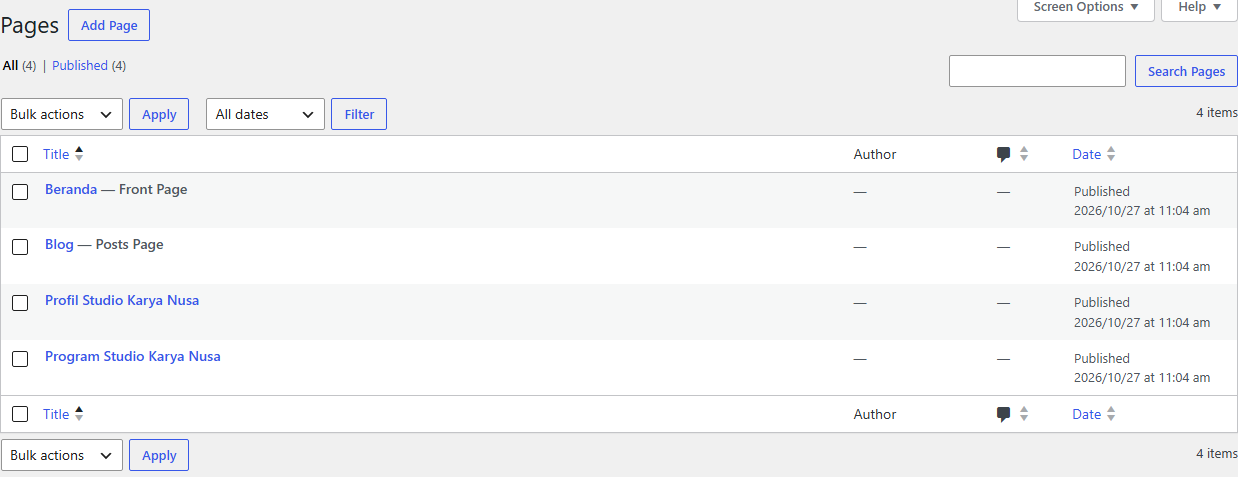
#> input picture docs/screenshots/pages-list.png, 1238 x 477 px, found by its file name
$ python make_report_images.py
#> lines starting #> are read from the running program, lines starting #| are printed output that depends on the picture
from PIL import Image, ImageDraw, ImageFont, ImageOps
import os

SRC = r'C:\Kuliah\AndepWordPress\runtime\shots'
OUT = r'C:\Kuliah\AndepWordPress\bukti\report'
os.makedirs(OUT, exist_ok=True)

GREEN = '#123b32'
DEEP = '#0c2a24'
CREAM = '#f7f1e6'
TERRA = '#d97757'
MUSTARD = '#e3b23c'
MUTED = '#5e6a63'
LINE = '#d9d0c2'
WHITE = '#ffffff'

SANS = r'C:\Windows\Fonts\segoeui.ttf'
SANS_B = r'C:\Windows\Fonts\segoeuib.ttf'
SANS_SB = r'C:\Windows\Fonts\seguisb.ttf'
SERIF_B = r'C:\Windows\Fonts\georgiab.ttf'

W, H = 2100, 700

def font(path, size):
    return ImageFont.truetype(path, size)

def load(name):
    return Image.open(os.path.join(SRC, name)).convert('RGB')

def fit(img, w, h):
    im = ImageOps.contain(img, (w, h), Image.LANCZOS)
    canvas = Image.new('RGB', (w, h), WHITE)
    canvas.paste(im, ((w - im.width) // 2, (h - im.height) // 2))
    return canvas

def fit_top(img, w, h):
    im = ImageOps.contain(img, (w, h), Image.LANCZOS)
    canvas = Image.new('RGB', (w, h), WHITE)
    canvas.paste(im, ((w - im.width) // 2, 0))
    return canvas

def panel(canvas, img, x, y, w, h, pad=6):
    d = ImageDraw.Draw(canvas)
    d.rounded_rectangle([x, y, x + w, y + h], radius=8, fill=WHITE, outline=LINE, width=2)
    inner = fit(img, w - 2 * pad, h - 2 * pad)
    canvas.paste(inner, (x + pad, y + pad))

def panel_top(canvas, img, x, y, w, h, pad=6):
    d = ImageDraw.Draw(canvas)
    d.rounded_rectangle([x, y, x + w, y + h], radius=8, fill=WHITE, outline=LINE, width=2)
    inner = fit_top(img, w - 2 * pad, h - 2 * pad)
    canvas.paste(inner, (x + pad, y + pad))

def base(title):
#> called with title = 'B1  PAGE - DUA HALAMAN WAJIB'
    canvas = Image.new('RGB', (W, H), WHITE)
#> canvas: PIL image 2100x700 RGB; every value is 255
    d = ImageDraw.Draw(canvas)
    d.rectangle([0, 0, W, 54], fill=GREEN)
    d.text((24, 14), title, font=font(SANS_B, 24), fill=CREAM)
    return canvas, d

def text(d, xy, s, f, fill, max_width=None, line_gap=4):
    if max_width is None:
        d.text(xy, s, font=f, fill=fill)
        return
    words = s.split()
    lines, cur = [], ''
    for wd in words:
        test = (cur + ' ' + wd).strip()
        if d.textlength(test, font=f) <= max_width:
            cur = test
        else:
            if cur:
                lines.append(cur)
            cur = wd
    if cur:
        lines.append(cur)
    x, y = xy
    for line in lines:
        d.text((x, y), line, font=f, fill=fill)
        y += f.size + line_gap
    return y

def caption(d, x, y, kicker, main, sub=None, max_width=640):
    d.text((x, y), kicker, font=font(SANS_B, 19), fill=TERRA)
    d.text((x, y + 27), main, font=font(SERIF_B, 24), fill=GREEN)
    yy = y + 62
    if sub:
        yy = text(d, (x, yy), sub, font(SANS, 17), MUTED, max_width=max_width, line_gap=3)
    return yy

# ---------------- B1 ----------------
c, d = base('B1  PAGE - DUA HALAMAN WAJIB')
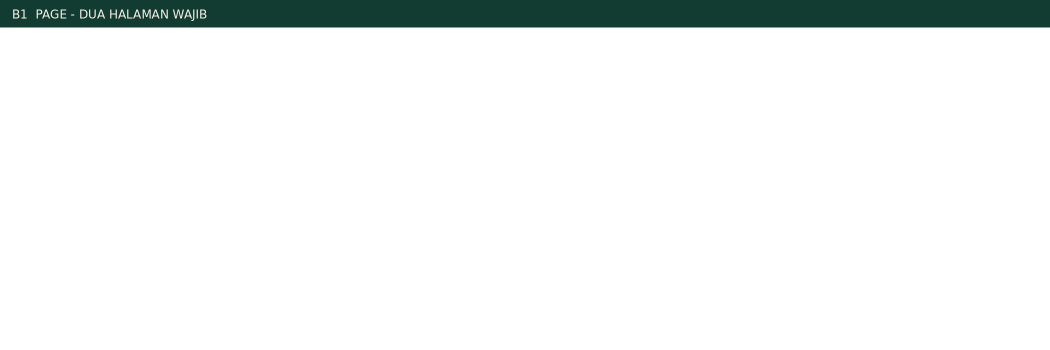
#> c: PIL image 2100x700 RGB (shown at 1/2 size); mean R, G, B 236.7, 239.9, 239.1
panel(c, load('pages-list.png'), 20, 72, 740, 280)
#> in load, returned value is the input picture: PIL image 1238x477 RGB; mean R, G, B 244.2, 244.6, 245.6
#> in fit, `canvas = Image.new('RGB', (w, h), WHITE)`: canvas: PIL image 728x268 RGB; every value is 255
#> in fit, `canvas.paste(im, ((w - im.width) // 2, (h - im.height) // 2))`:
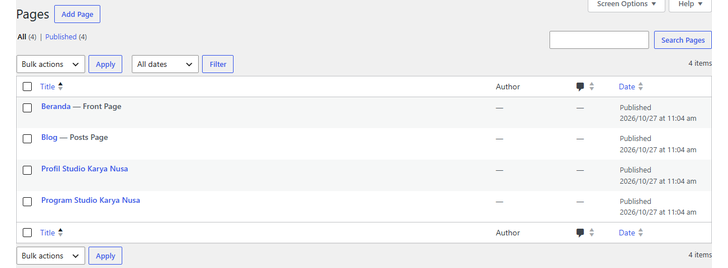
#> canvas: PIL image 728x268 RGB; mean R, G, B 244.4, 244.9, 245.8
d.text((34, 372), 'DAFTAR PAGE', font=font(SANS_B, 19), fill=TERRA)
d.text((34, 400), 'Page 1 - Profil Studio Karya Nusa', font=font(SERIF_B, 25), fill=GREEN)
d.text((34, 436), 'Page 2 - Program Studio Karya Nusa', font=font(SERIF_B, 25), fill=GREEN)
d.text((34, 486), 'Status: Published (2 Page)', font=font(SANS_SB, 18), fill=MUTED)
text(d, (34, 520), 'Kedua halaman wajib sudah terbit dan dapat diakses dari menu utama.', font(SANS, 16), MUTED, max_width=690)

panel_top(c, load('clean-page1.png').crop((240, 90, 1200, 700)), 780, 72, 660, 420)
#> (the run stopped early here; a loop or call above may not have finished)

$ run again, with docs/screenshots/blog.png copied over docs/screenshots/pages-list.png
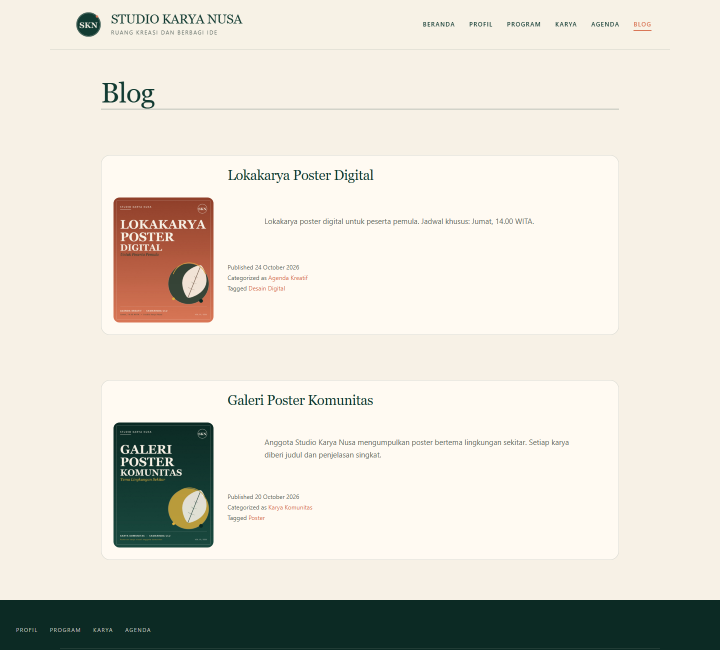
#> input picture docs/screenshots/blog.png, 1440 x 1300 px, found by its file name (shown at 1/2 size)
#> in load, returned value is the input picture: PIL image 1440x1300 RGB; mean R, G, B 222.9, 219.4, 209.4
#> in fit, `canvas.paste(im, ((w - im.width) // 2, (h - im.height) // 2))`:
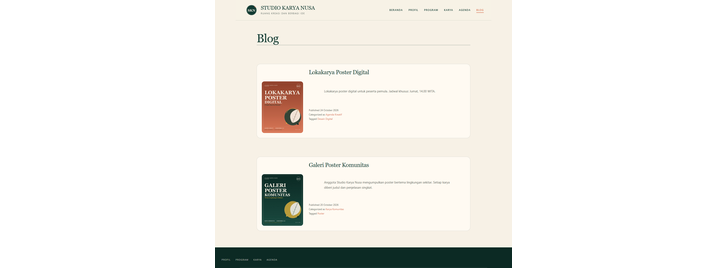
#> canvas: PIL image 728x268 RGB; mean R, G, B 241.8, 240.5, 236.4
#> in panel, `canvas.paste(inner, (x + pad, y + pad))`:
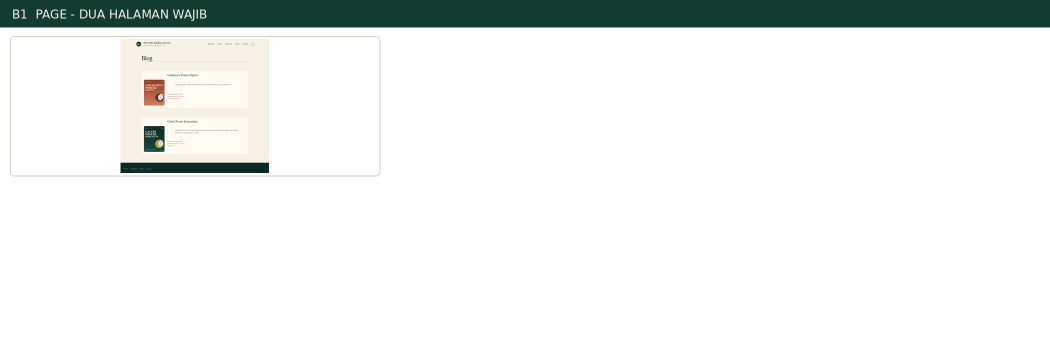
#> canvas: PIL image 2100x700 RGB (shown at 1/2 size); mean R, G, B 234.9, 237.8, 236.5

$ run again, with docs/screenshots/home-full.png copied over docs/screenshots/pages-list.png
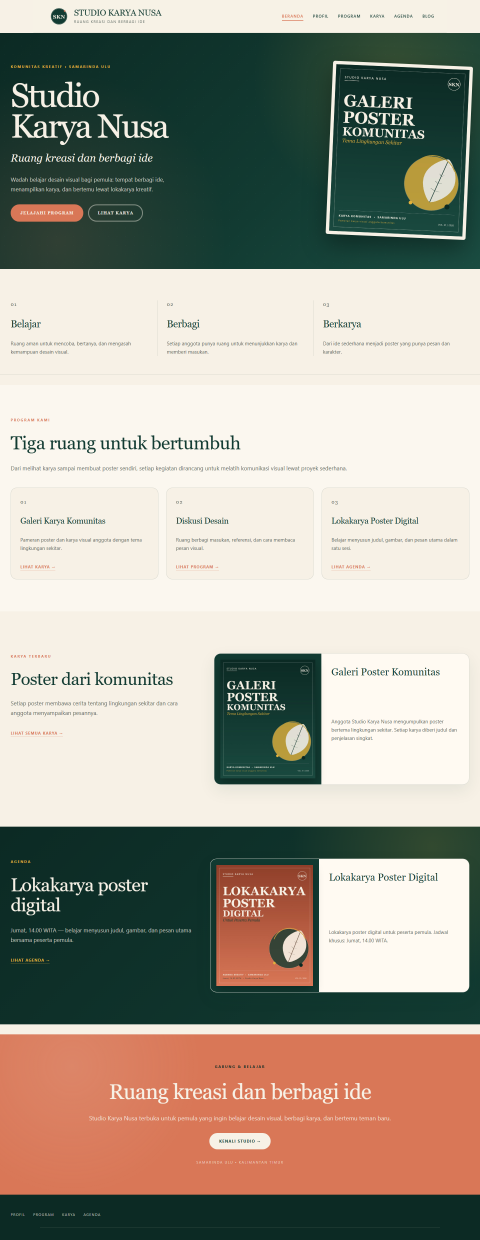
#> input picture docs/screenshots/home-full.png, 1440 x 3720 px, found by its file name (shown at 1/3 size)
#> in load, returned value is the input picture: PIL image 1440x3720 RGB; mean R, G, B 164.5, 159.6, 146.7
#> in fit, `im = ImageOps.contain(img, (w, h), Image.LANCZOS)`:
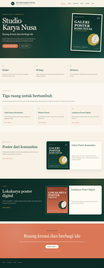
#> im: PIL image 104x268 RGB; mean R, G, B 164.4, 159.6, 146.7
#> in fit, `canvas.paste(im, ((w - im.width) // 2, (h - im.height) // 2))`:
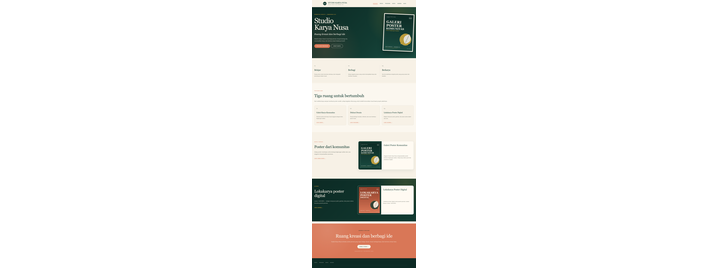
#> canvas: PIL image 728x268 RGB; mean R, G, B 242.1, 241.4, 239.5
